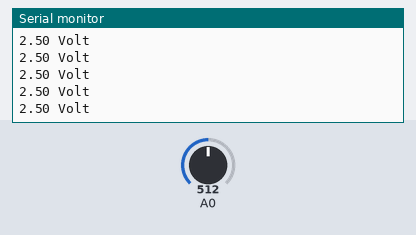
The sketch below on a simulated Arduino Uno, built with avr-gcc and run on an emulated ATmega328P. Parts: the last lines printed to the serial monitor. Inputs (shaded band) come from the test bench; at power-on: A0 = 512.

Above: at 1.2 s.
1.3 s: A0 set to 716
At 1.31 s:
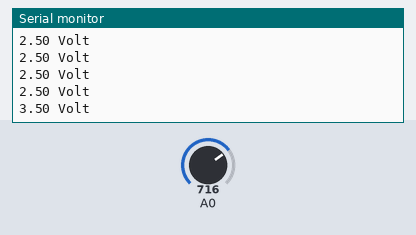
2.8 s: A0 set to 900
At 2.82 s:
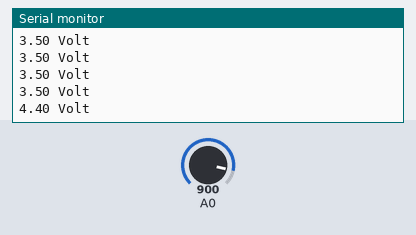
Timing chart, 0 to 5.8 s (numbered marks = the images above; inputs shaded):
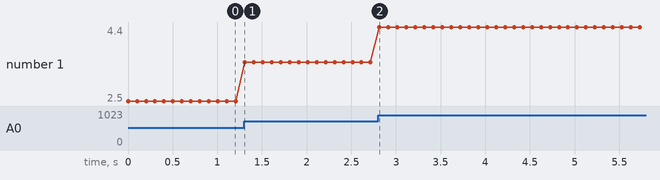

Measured:
- after the input at 1.3 s, the serial monitor: prints a new line at once (image 1)
- after the input at 2.8 s, the serial monitor: prints a new line at once (image 2)
- plotted number 1: 2.5 → 3.5 after the input at 1.3 s, 3.5 → 4.4 after the input at 2.8 s

The sketch:

Voltmetre.ino
```cpp
void setup() {
  Serial.begin(9600);
}
void loop() {
  int sensorDegeri = analogRead(A0); /* A0’daki gerilimin sayısal değeri */
  float gerilim = ((float)5/1023)*sensorDegeri;
  /*
  5 volt 1023 ile ölçülüyordu.
  Bu yüzden adim aralığını bulmak için 5/1023 kesrini bulduk.
  Bu kesir okunan ADC değeri ile çarpılmıştır.
  Böylece gerilim değeri bulunmuştur.
  */
  Serial.print(gerilim);/* bulunan gerilim değeri bilgisayara aktarıldı.   */
  Serial.println(" Volt");
  delay(100);
}
```
